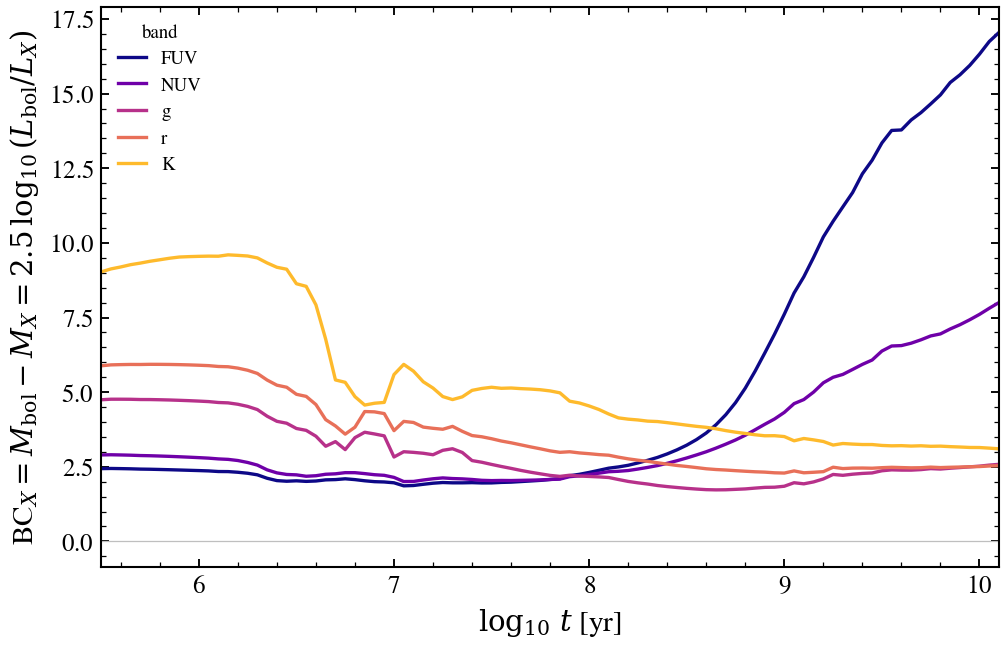

The script that saved this image:
r"""
Bolometric correction per band as a single burst ages
=====================================================

The bolometric correction in band ``X`` is
``BC_X = M_bol − M_X`` (equivalently ``2.5 log10(L_X / L_bol)`` up
to a sign). For a single-burst SSP it traces which part of the
spectrum carries the bolometric luminosity at each age: at young
ages the UV dominates so ``BC_UV`` is small and ``BC_K`` is large
(positive); as the population ages the SED reddens and the
correction inverts — ``BC_K`` shrinks while ``BC_UV`` blows up.

We integrate the FSPS Chabrier SSP spectrum to get ``L_bol`` and
mock-photometer it through five rectangular bands centered on
GALEX FUV/NUV and SDSS g, r, K to keep the demo independent of
the full filter machinery.

References:
- Conroy, Gunn, White 2009 ApJ 699 486.
- Bruzual & Charlot 2003 MNRAS 344 1000.
"""

import warnings

import matplotlib.pyplot as plt
import numpy as np

import tengri
from tengri.analysis.plotting import setup_style

setup_style()
warnings.filterwarnings("ignore")

C_AA_S = 2.998e18

ssp = tengri.load_ssp("fsps_prsc_miles_chabrier")
wave = np.asarray(ssp.ssp_wave)
log_age_yr = np.asarray(ssp.ssp_lg_age_gyr) + 9.0

# pick the solar-metallicity slice (FSPS lgmet is log10(Z) absolute, Zsun = -1.848)
i_zsun = int(np.argmin(np.abs(np.asarray(ssp.ssp_lgmet) + 1.848)))
flux = np.asarray(ssp.ssp_flux)
# shape may be (n_met, n_age, n_wave); take the solar slice
L_nu = flux[i_zsun] if flux.ndim == 3 else flux

bands = [
    ("FUV", 1350, 1750),
    ("NUV", 1900, 2700),
    ("g", 4000, 5500),
    ("r", 5500, 6800),
    ("K", 20000, 24000),
]

nu = C_AA_S / wave
# integrate -L_nu in frequency  (sign because freq decreases with lambda)
ord_nu = np.argsort(nu)
L_bol = np.trapz(L_nu[:, ord_nu], nu[ord_nu], axis=1)

BC = {}
for name, lo, hi in bands:
    mask = (wave >= lo) & (wave <= hi)
    nu_b = nu[mask]
    order = np.argsort(nu_b)
    L_b = np.trapz(L_nu[:, mask][:, order], nu_b[order], axis=1)
    BC[name] = 2.5 * np.log10(np.where(L_b > 0, L_bol / L_b, np.nan))

fig, ax = plt.subplots(figsize=(7.0, 4.6))
cmap_colors = plt.get_cmap("plasma")(np.linspace(0.0, 0.85, len(bands)))
for (name, *_), c in zip(bands, cmap_colors):
    ax.plot(log_age_yr, BC[name], color=c, lw=1.6, label=name)

ax.axhline(0, color="0.75", lw=0.6)
ax.set(
    xlabel=r"$\log_{10}\,t$ [yr]",
    ylabel=r"BC$_X = M_{\rm bol} - M_X = 2.5\,\log_{10}(L_{\rm bol}/L_X)$",
    xlim=(log_age_yr.min(), log_age_yr.max()),
)
ax.legend(frameon=False, fontsize=9, title="band", title_fontsize=9)

fig.tight_layout()
plt.savefig("plot_bolometric_correction_vs_age.png", dpi=150, bbox_inches="tight")
